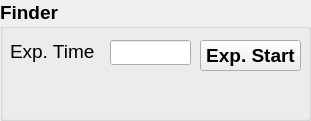
     <widget class="QGroupBox" name="group_metrology_2">
      <property name="geometry">
       <rect>
        <x>10</x>
        <y>263</y>
        <width>311</width>
        <height>121</height>
       </rect>
      </property>
      <property name="font">
       <font>
        <family>Arial</family>
        <pointsize>14</pointsize>
        <weight>75</weight>
        <bold>true</bold>
        <strikeout>false</strikeout>
       </font>
      </property>
      <property name="title">
       <string>Finder</string>
      </property>
      <widget class="QPushButton" name="pushbtn_Finder_exp_3">
       <property name="geometry">
        <rect>
         <x>200</x>
         <y>40</y>
         <width>101</width>
         <height>31</height>
        </rect>
       </property>
       <property name="text">
        <string>Exp. Start</string>
       </property>
      </widget>
      <widget class="QLineEdit" name="lineEdit_MTL_exptime_3">
       <property name="geometry">
        <rect>
         <x>110</x>
         <y>40</y>
         <width>81</width>
         <height>25</height>
        </rect>
       </property>
       <property name="font">
        <font>
         <family>Arial</family>
         <pointsize>14</pointsize>
         <weight>50</weight>
         <bold>false</bold>
         <strikeout>false</strikeout>
        </font>
       </property>
      </widget>
      <widget class="QLabel" name="label_MTL_exptime_3">
       <property name="geometry">
        <rect>
         <x>10</x>
         <y>40</y>
         <width>97</width>
         <height>23</height>
        </rect>
       </property>
       <property name="font">
        <font>
         <family>Arial</family>
         <pointsize>14</pointsize>
         <weight>50</weight>
         <bold>false</bold>
         <strikeout>false</strikeout>
        </font>
       </property>
       <property name="text">
        <string>Exp. Time</string>
       </property>
      </widget>
     </widget>
